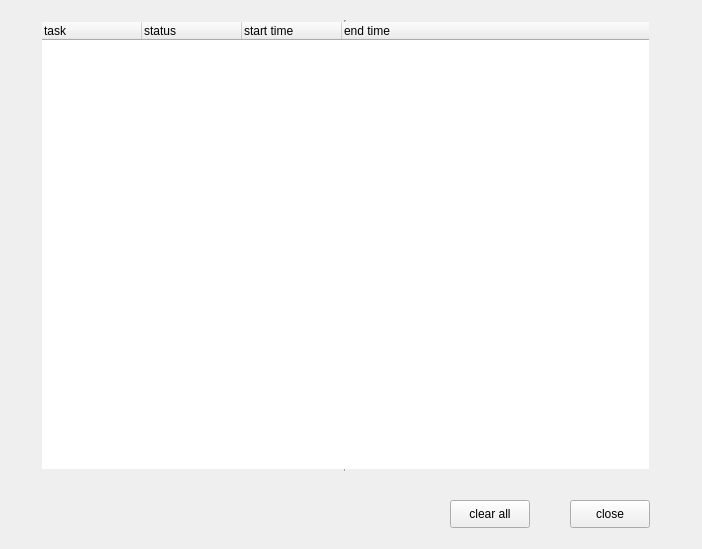
<ui version="4.0" >
 <class>Form</class>
 <widget class="QWidget" name="Form" >
  <property name="geometry" >
   <rect>
    <x>0</x>
    <y>0</y>
    <width>702</width>
    <height>549</height>
   </rect>
  </property>
  <property name="windowTitle" >
   <string>Task Monitor</string>
  </property>
  <widget class="QTreeWidget" name="treeWidget" >
   <property name="geometry" >
    <rect>
     <x>40</x>
     <y>20</y>
     <width>611</width>
     <height>451</height>
    </rect>
   </property>
   <property name="font" >
    <font>
     <pointsize>9</pointsize>
    </font>
   </property>
   <property name="frameShape" >
    <enum>QFrame::VLine</enum>
   </property>
   <column>
    <property name="text" >
     <string>task</string>
    </property>
   </column>
   <column>
    <property name="text" >
     <string>status</string>
    </property>
   </column>
   <column>
    <property name="text" >
     <string>start time</string>
    </property>
   </column>
   <column>
    <property name="text" >
     <string>end time</string>
    </property>
   </column>
  </widget>
  <widget class="QPushButton" name="pushButtonClose" >
   <property name="geometry" >
    <rect>
     <x>570</x>
     <y>500</y>
     <width>80</width>
     <height>28</height>
    </rect>
   </property>
   <property name="text" >
    <string>close</string>
   </property>
  </widget>
  <widget class="QPushButton" name="pushButtonClear" >
   <property name="geometry" >
    <rect>
     <x>450</x>
     <y>500</y>
     <width>80</width>
     <height>28</height>
    </rect>
   </property>
   <property name="text" >
    <string>clear all</string>
   </property>
  </widget>
 </widget>
 <resources/>
 <connections>
  <connection>
   <sender>pushButtonClose</sender>
   <signal>clicked()</signal>
   <receiver>Form</receiver>
   <slot>close()</slot>
   <hints>
    <hint type="sourcelabel" >
     <x>609</x>
     <y>513</y>
    </hint>
    <hint type="destinationlabel" >
     <x>350</x>
     <y>274</y>
    </hint>
   </hints>
  </connection>
  <connection>
   <sender>pushButtonClear</sender>
   <signal>clicked()</signal>
   <receiver>treeWidget</receiver>
   <slot>clear()</slot>
   <hints>
    <hint type="sourcelabel" >
     <x>489</x>
     <y>513</y>
    </hint>
    <hint type="destinationlabel" >
     <x>345</x>
     <y>245</y>
    </hint>
   </hints>
  </connection>
 </connections>
</ui>
